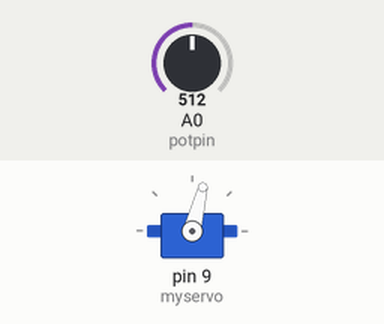
This sketch was run on a simulated Arduino Uno, built with avr-gcc and run on an emulated ATmega328P. Shown: servo. The inputs (shaded band) are chosen by the test bench; at power-on: A0 (potpin) = 512.

Above: at 1.2 s.
1.3 s: A0 (potpin) set to 716
At 1.7 s:
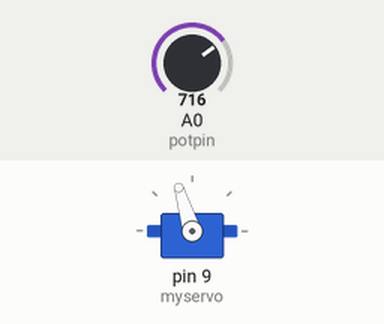
2.8 s: A0 (potpin) set to 900
At 3.7 s:
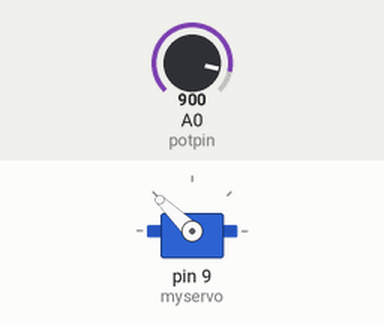
4.3 s: A0 (potpin) set to 1023
At 5.1 s:
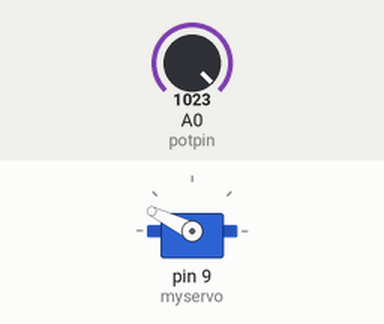
5.8 s: A0 (potpin) set to 306
At 7.0 s:
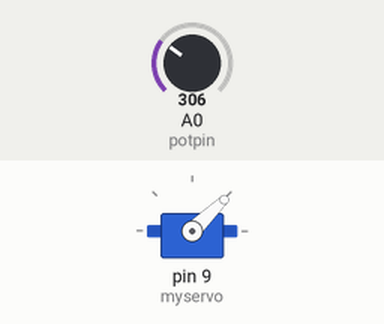
7.3 s: A0 (potpin) set to 122
At 8.5 s:
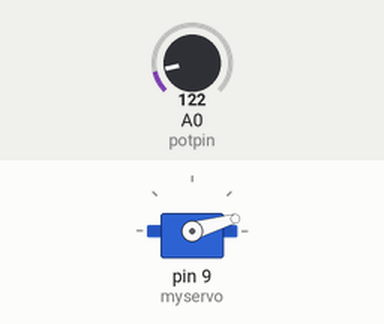
8.8 s: A0 (potpin) set to 511
At 9.5 s:
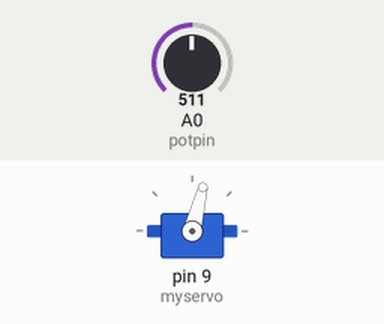
Timing chart, 0 to 11.3 s (numbered marks = the images above; inputs shaded):
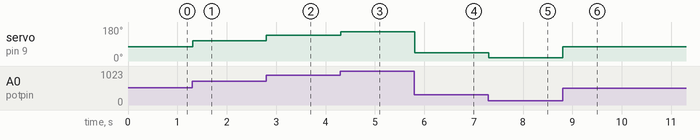

The sketch:

BasicPedalController.ino
```cpp
/*
 Controlling a servo position using a potentiometer (variable resistor)
 by Michal Rinott <http://people.interaction-ivrea.it/m.rinott>

 modified on 8 Nov 2013
 by Scott Fitzgerald
 http://www.arduino.cc/en/Tutorial/Knob
*/

#include <Servo.h>

Servo myservo;  // create servo object to control a servo

int potpin = A0;  // analog pin used to connect the potentiometer
int val;    // variable to read the value from the analog pin

void setup() {
  myservo.attach(9);  // attaches the servo on pin 9 to the servo object

  //Serial.begin(9600);
}

void loop() {
  val = analogRead(potpin);            // reads the value of the potentiometer (value between 0 and 1023)
  //Serial.print("APP value: ");
  //Serial.print(val); //original: 0-1024....checked on pedal = 153 - 819 (with APP1), also = 73 - 405 (on APP2 with tighter range)
  val = map(val, 73, 405, 9, 60);     // scale it for use with the servo (found min value to pick up the slack is 9 and max at pump full travel is 60, 55 hsa a bit of play still.  Dont want to push it too hard)
  //Serial.print("Servo mapped value: ");
  //Serial.print(":");
  //Serial.println(val);
  myservo.write(val);                  // sets the servo position according to the scaled value
  delay(15);                           // waits for the servo to get there
}
```

Measured:
- after the input at 1.3 s, servo on pin 9 (myservo): 76° → 107° at once
- after the input at 2.8 s, servo on pin 9 (myservo): 107° → 136° at once
- after the input at 4.3 s, servo on pin 9 (myservo): 136° → 154° at once
- after the input at 5.8 s, servo on pin 9 (myservo): 154° → 44° at once
- after the input at 7.3 s, servo on pin 9 (myservo): 44° → 16° at once
- after the input at 8.8 s, servo on pin 9 (myservo): 16° → 76° at once
